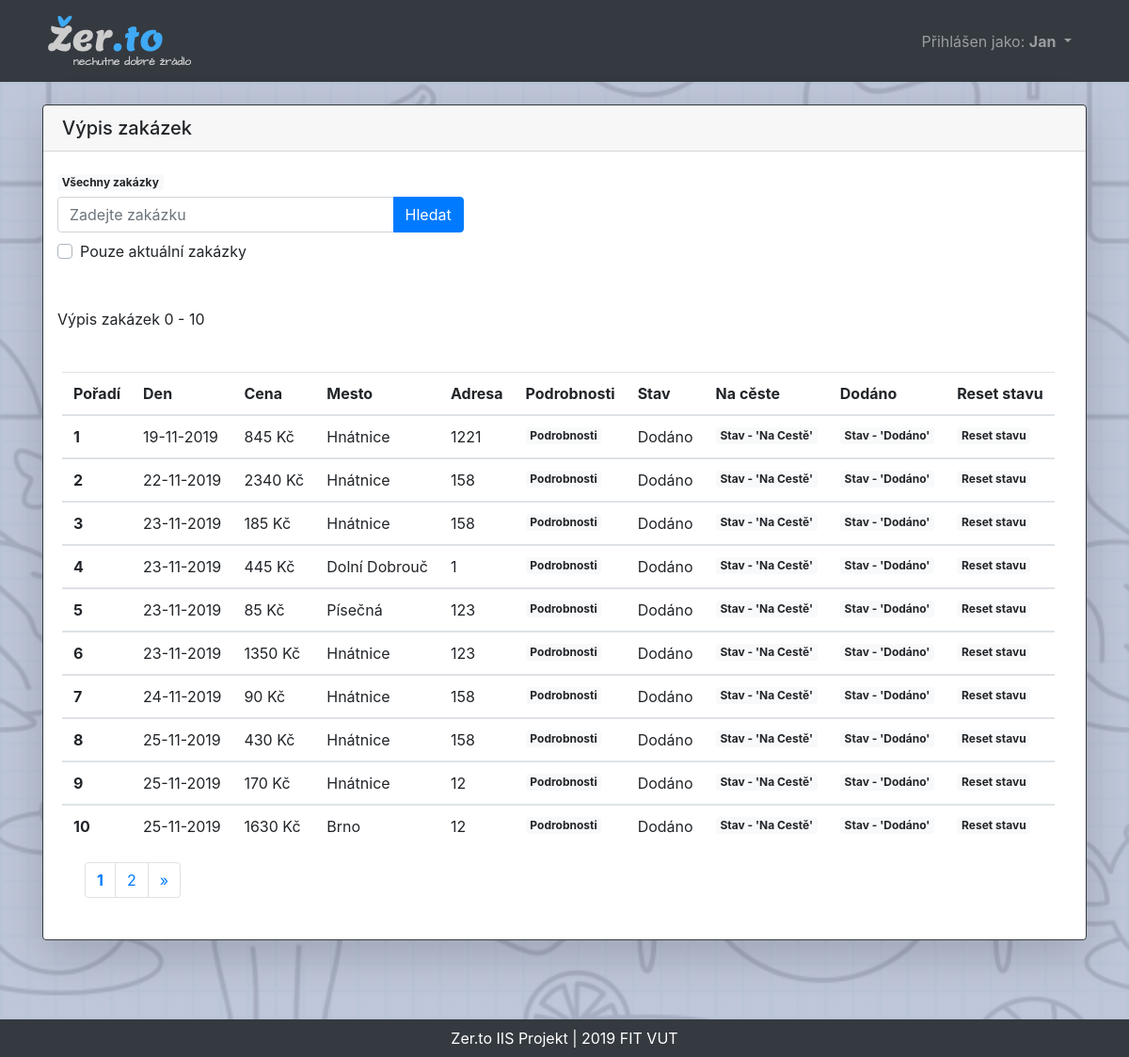
Screenshot of /IIS/ridic/zakazky.php (signed in) with the database file from the repository.
### tables this page shows
CREATE TABLE `objednavka` (
  `id` int(11) NOT NULL,
  `user` int(11) NOT NULL,
  `stav` varchar(150) NOT NULL DEFAULT 'Čekání',
  `ridic` int(11) DEFAULT NULL,
  `cena` int(11) NOT NULL,
  `cas_objednani` timestamp NOT NULL DEFAULT '0000-00-00 00:00:00' ON UPDATE CURRENT_TIMESTAMP,
  `den_dodani` date NOT NULL,
  `mesto` varchar(100) NOT NULL,
  `adresa` varchar(200) NOT NULL,
  `jidelna` int(11) NOT NULL,
  `kod` int(11) DEFAULT NULL
);

### IIS/ridic/zakazky.php (the view, shortened to what this page needs)
<?php
include '../functions.php';
        ?><script>
    </script><?php
$db = dbconnect();
    ?><script>
<!DOCTYPE html>
<html>
	<head>
        <link rel="stylesheet" href="https://stackpath.bootstrapcdn.com/bootstrap/4.4.0/css/bootstrap.min.css" />
        <link rel="stylesheet" href="../styles/styles.css" />
	</head>
	<body>
        <nav class='mb-4 navbar navbar-expand-lg navbar-dark bg-dark'>
            <div class='container'>
                <a class='navbar-brand' href='../index.php'><img src='../pic/logo/logo.png' /></a>
                    <div class='collapse navbar-collapse' id='navbarSupportedContent-4'>
                        <ul class='navbar-nav ml-auto'>
                        <?php
                            if(isset($_SESSION['jmeno'])){
                                echo "
                                <li class='nav-link dropdown'>
                                    <span class='nav-link dropdown-toggle' id='navbarDropdownMenuLink-4' data-toggle='dropdown' aria-haspopup='true' aria-expanded='false'>Přihlášen jako:
                                    <b>".$_SESSION['jmeno']."</b>
                                    </span>
                                    <div class='dropdown-menu dropdown-menu-right' aria-labelledby='navbarDropdownMenuLink-4'>
                                    ";
                            echo "</div></nav>";
            }
        ?>
    <main class="container">
        <section class="row justify-content-md-center">
            <div class="col col-md-12">
                <div class="card shadow-lg border-dark">
                    <h5 class="card-header">Výpis zakázek</h5>
                    <div class="col col-md-5 mt-4">
                        <a class="float-left badge badge-light" href="./zakazky.php">Všechny zakázky</a>
                        <br>
                        <form method="get" class="mb-5" action="./zakazky.php" enctype="multipart/form-data">
                            <div class="input-group">
                                <input class="form-control" type="text" name="search" id="srch" placeholder="Zadejte zakázku" />
                                <div class="input-group-append">
                                    <input type="submit" value="Hledat" class="btn btn-primary float-right" id="srch" />
                                </div>
                            </div>
                            <div class="custom-control custom-checkbox mt-2">
                                <label class="custom-control-label" for="check3">Pouze aktuální zakázky</label>
                            </div>
                        </form>
                        <?php
                            $stranka = "./zakazky.php?";
                            $offset = 0;
                            echo "<span>Výpis zakázek $offset - ".($offset+10) . "</span>";
                            ?>
                    </div>
                    <div class="card-body">
            <?php
            $moje_id = $_SESSION['id'];
            if(isset($_GET['search'])){
                $search = filter_input(INPUT_GET, "search", FILTER_SANITIZE_STRING);
                $stranka = "./zakazky.php?search=$search&";
                if(isset($_GET['f_akt'])){
                    $den = date('Y-m-d');
                    if($search == ""){
                        $sql = "SELECT id, stav, cena, den_dodani, mesto, adresa FROM objednavka WHERE ridic = $moje_id AND (den_dodani > '$den' OR stav LIKE 'Potvrzeno' OR stav LIKE 'Na Cestě') ORDER BY den_dodani LIMIT 10 OFFSET $offset";
                        $sql2 = "SELECT COUNT(*) FROM objednavka WHERE ridic = $moje_id AND den_dodani >= '$den' ";
                    }else{
                        $sql = "SELECT id, stav, cena, den_dodani, mesto, adresa FROM objednavka WHERE ridic = $moje_id AND (den_dodani = '$search' OR adresa LIKE '%$search%' OR mesto LIKE '%$search%') AND (den_dodani > '$den' OR stav LIKE 'Potvrzeno' OR stav LIKE 'Na Cestě') ORDER BY den_dodani LIMIT 10 OFFSET $offset";
                        $sql2 = "SELECT COUNT(*) FROM objednavka WHERE ridic = $moje_id AND (den_dodani = '$search' OR adresa LIKE '%$search%' OR mesto LIKE '%$search%') AND (den_dodani > '$den' OR stav LIKE 'Potvrzeno' OR stav LIKE 'Na Cestě')";
                    }
                }else{
                    $sql = "SELECT id, stav, cena, den_dodani, mesto, adresa FROM objednavka WHERE (den_dodani = '$search' OR adresa LIKE '%$search%' OR mesto LIKE '%$search%') AND ridic = $moje_id ORDER BY den_dodani LIMIT 10 OFFSET $offset";
                    $sql2 = "SELECT COUNT(*) FROM objednavka WHERE (den_dodani = '$search' OR adresa LIKE '%$search%' OR mesto LIKE '%$search%') AND ridic = $moje_id";
                }
            }else{
                $sql = "SELECT id, stav, cena, den_dodani, mesto, adresa  FROM objednavka WHERE ridic = $moje_id ORDER BY den_dodani LIMIT 10 OFFSET $offset";
                $sql2 = "SELECT COUNT(*) FROM objednavka WHERE ridic = $moje_id";
            }
            if($num_of_my_objednavka = $db->prepare($sql2)){
                $num_of_my_objednavka->execute();
                $num_of_my_objednavka->bind_result($count);
                $number = 0;
                if($num_of_my_objednavka->fetch())
                    $number = $count;
            }
            if($load_my_objednavka = $db->query($sql)){
                if($load_my_objednavka->num_rows>0){
                    $porad = $offset+1;
                    echo "
                    <table class='table table-responsive table-hover mt-4'>";
                    echo "
                        <thead>
                            <tr>
                                <th scope='col'>Pořadí</th>
                                <th scope='col'>Den</th>
                                <th scope='col'>Cena</th>
                                <th scope='col'>Mesto</th>
                                <th scope='col'>Adresa</th>
                                <th scope='col'>Podrobnosti</th>
                                <th scope='col'>Stav</th>
                                <th scope='col'>Na cěste</th>
                                <th scope='col'>Dodáno</th>
                                <th scope='col'>Reset stavu</th>
                            </tr>
                        </thead>
                    ";
                    while($row = $load_my_objednavka->fetch_assoc()){
                        echo "<tbody>";
                        echo "<tr>";
                        echo "<th scope='row'>".$porad++."</th>";
                        echo "<td>".dateDTH($row['den_dodani'])."</td>";
                        echo "<td>".$row['cena']." Kč</td>";
                        echo "<td>".$row['mesto']."</td>";
                        echo "<td>".$row['adresa']."</td>";
                        echo "<td><a class='badge badge-light' href='../jidlo/objednavka.php?obj=".$row['id']."'>Podrobnosti</a></td>";
                        echo "<td>".$row['stav']."</td>";
                        echo "<td><a class='badge badge-light' href='./zakazky.php?obj=".$row['id']."&stav=nc'>Stav - 'Na Cestě'</a></td>";
                        echo "<td><a class='badge badge-light' href='./zakazky.php?obj=".$row['id']."&stav=dd'>Stav - 'Dodáno'</a></td>";
                        echo "<td><a class='badge badge-light' href='./zakazky.php?obj=".$row['id']."&stav=rs'>Reset stavu</a></td>";
                        echo "</tr>";
                    }
                    echo "</tbody></table>";
                }else{
                    echo "<p class='alert alert-danger text-center border-danger my-4'>Nepodařilo se načíst žádné objednávky!</p>";
                }
            }
            strankovani($number, $offset, $stranka);
        ?>
                    </div>
                </div>
            </div>
        </section>
    </main>
    <footer class="mt-4 bg-info">
        <div class="bg-dark p-2 text-center text-white footer">
            Zer.to IIS Projekt | 2019 FIT VUT
        </div>
    </footer>
	</body>
</html>

### IIS/functions.php (shortened to what this page needs)
<?php
function dateDTH(string $a){
    $rok = substr($a, 0, 4);
    $mes = substr($a, 5, 2);
    $den = substr($a, 8, 2);
    return "$den-$mes-$rok";
}
function strankovani($number, $offset, $stranka){
    if(ceil($number/10) > 1){
        echo "<nav aria-label='pages' class='mx-4 mb-4'>
                <ul class='pagination'>
                    ";
        if($offset == 0){
            $podm = ceil($number/10) < 3 ? ceil($number/10) : 3;
            echo "
            <li class='page-item'>
                <a class='page-link' href=\"".$stranka."page=1\"><b>1</b></a>
            </li>";
            for ($i=2; $i <= $podm; $i++)
                echo "
                <li class='page-item'>
                    <a class='page-link' href=\"".$stranka."page=$i\">$i</a>
                </li>";
            if(1 < $podm)
                echo "
                <li class='page-item'>
                    <a class='page-link' aria-label='Next' href=\"".$stranka."page=2\">
                        <span aria-hidden='true'>&raquo;</span>
                    </a>
                </li>";
        }
    }
    echo "</ul></nav>";
}
?>

### IIS/styles/styles.css (style rules this page uses)
html { height: 100%; margin: 0; padding: 0; }
body { background: linear-gradient(rgba(185, 193, 214, 0.9), rgba(185, 193, 214, 0.9)), url("../pic/logo/bgd.jpg") #FFF; background-size: cover; min-height: 100%; margin: 0; padding: 0 0 100px 0; position: relative; }
.footer { position: absolute; bottom: 0; width: 100%; }

### rows the page displays
objednavka: den_dodani "19-11-2019", cena "845", mesto "Hnátnice", adresa "1221", stav "Dodáno"
objednavka: den_dodani "22-11-2019", cena "2340", mesto "Hnátnice", adresa "158", stav "Dodáno"
objednavka: den_dodani "23-11-2019", cena "185", mesto "Hnátnice", adresa "158", stav "Dodáno"
objednavka: den_dodani "23-11-2019", cena "445", mesto "Dolní Dobrouč", adresa "1", stav "Dodáno"
objednavka: den_dodani "23-11-2019", cena "85", mesto "Písečná", adresa "123", stav "Dodáno"
objednavka: den_dodani "23-11-2019", cena "1350", mesto "Hnátnice", adresa "123", stav "Dodáno"
objednavka: den_dodani "24-11-2019", cena "90", mesto "Hnátnice", adresa "158", stav "Dodáno"
objednavka: den_dodani "25-11-2019", cena "430", mesto "Hnátnice", adresa "158", stav "Dodáno"
objednavka: den_dodani "25-11-2019", cena "170", mesto "Hnátnice", adresa "12", stav "Dodáno"
objednavka: den_dodani "25-11-2019", cena "1630", mesto "Brno", adresa "12", stav "Dodáno"

### other values shown
$_SESSION['jmeno'] "Jan"
$offset "0"
$offset+10 "10"
